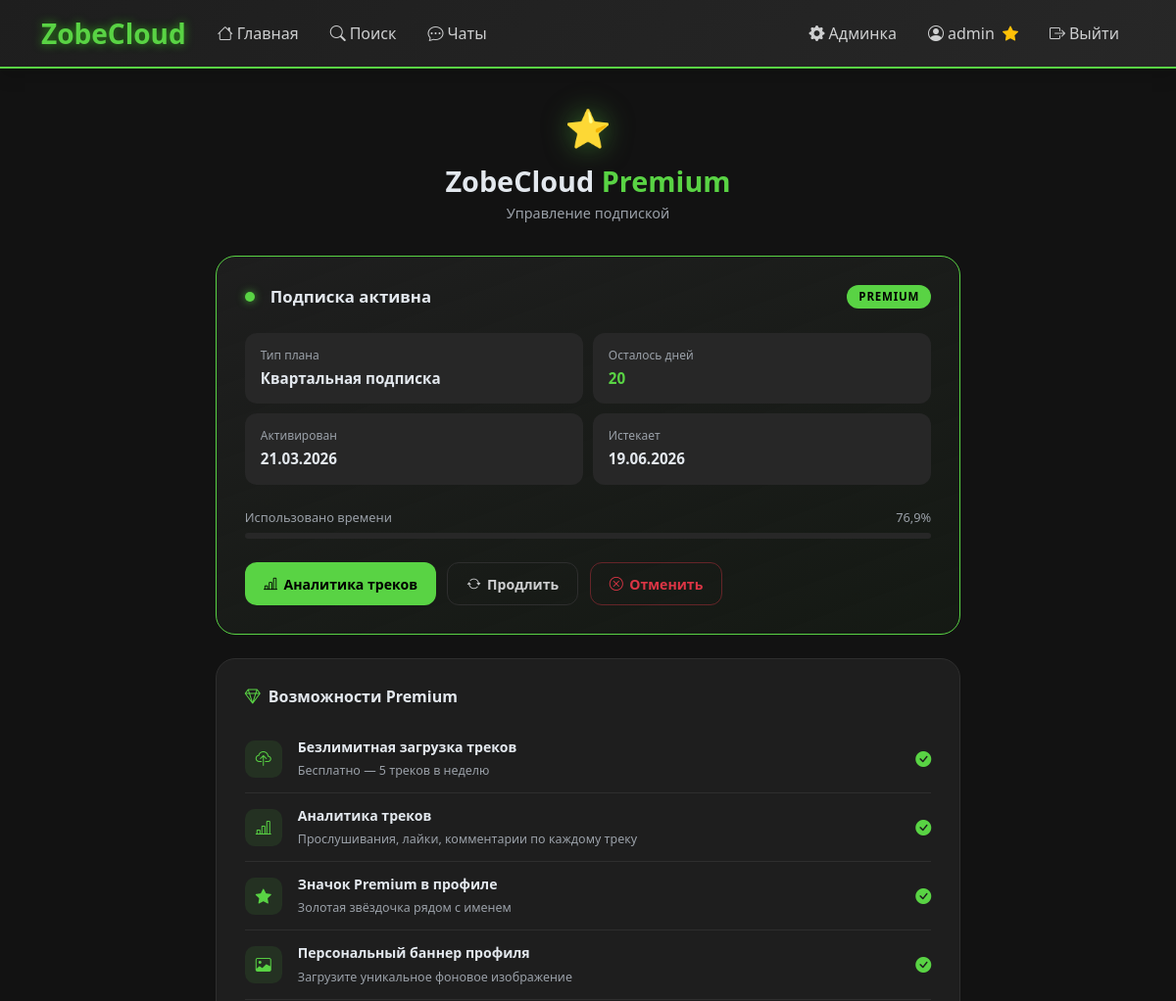
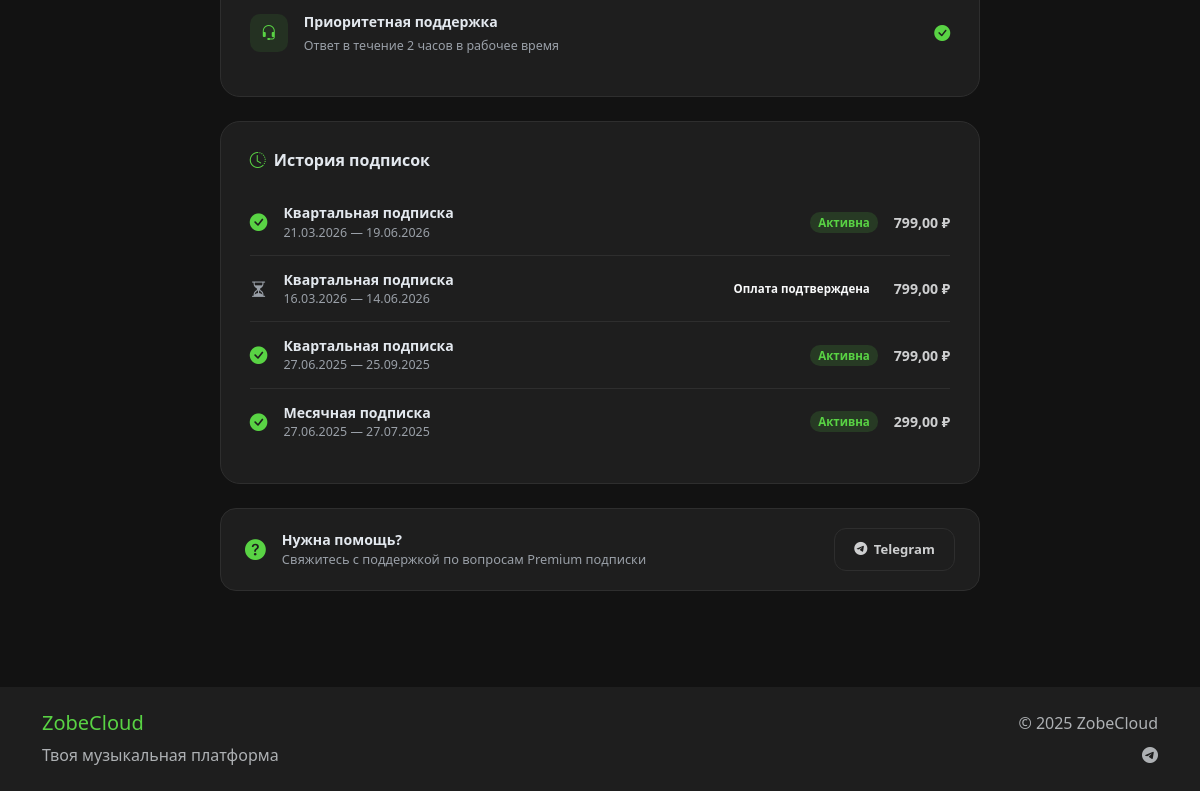
Screenshot of /premium/status/ (signed in) with the database file from the repository (2 pictures, top to bottom).
### main/models.py (models this page shows, shortened)
class PremiumSubscription(models.Model):
    PLAN_CHOICES = [
        ('monthly', 'Месячная подписка'),
        ('quarterly', 'Квартальная подписка'),
        ('yearly', 'Годовая подписка'),
    ]
    STATUS_CHOICES = [
        ('pending_payment', 'Ожидает оплаты'),
        ('payment_sent', 'Отправлен в Telegram'),
        ('payment_confirmed', 'Оплата подтверждена'),
        ('active', 'Активна'),
        ('expired', 'Истекла'),
        ('cancelled', 'Отменена'),
    ]
    user = models.ForeignKey(User, on_delete=models.CASCADE, related_name='premium_subscriptions')
    plan_type = models.CharField(max_length=20, choices=PLAN_CHOICES, verbose_name="Тип плана")
    status = models.CharField(max_length=20, choices=STATUS_CHOICES, default='pending_payment', verbose_name="Статус")
    price = models.DecimalField(max_digits=10, decimal_places=2, verbose_name="Цена")
    created_at = models.DateTimeField(auto_now_add=True, verbose_name="Дата создания")
    activated_at = models.DateTimeField(null=True, blank=True, verbose_name="Дата активации")
    expires_at = models.DateTimeField(verbose_name="Дата окончания")
    cancelled_at = models.DateTimeField(null=True, blank=True, verbose_name="Дата отмены")
    telegram_username = models.CharField(max_length=100, blank=True, verbose_name="Telegram username")
    telegram_payment_sent_at = models.DateTimeField(null=True, blank=True, verbose_name="Отправлено в Telegram")
    telegram_message = models.TextField(blank=True, verbose_name="Сообщение для админа")
    admin_confirmed = models.BooleanField(default=False, verbose_name="Пользователь оплатил!")
    admin_notes = models.TextField(blank=True, verbose_name="Заметки администратора")
    confirmed_by = models.ForeignKey(User, on_delete=models.SET_NULL, null=True, blank=True, related_name='confirmed_payments', verbose_name="Подтверждено администратором")
    confirmed_at = models.DateTimeField(null=True, blank=True, verbose_name="Дата подтверждения")
    auto_renewal = models.BooleanField(default=False, verbose_name="Автопродление")
    is_active = models.BooleanField(default=False, verbose_name="Активна")
    class Meta:
        verbose_name = "Премиум подписка"
        verbose_name_plural = "Премиум подписки"
        ordering = ['-created_at']
    @property
    def days_left(self):
        if self.is_active and self.expires_at:
            delta = self.expires_at - timezone.now()
            return max(0, delta.days)
        return 0

### main/views.py (the view)
# urls.py: path('premium/status/', views.premium_status, name='premium_status'),
@login_required(login_url='/login/')
def premium_status(request):
    user = request.user
    current_subscription = user.premium_subscriptions.filter(
        is_active=True,
        admin_confirmed=True,
        expires_at__gt=timezone.now()
    ).first()
    subscription_history = user.premium_subscriptions.all().order_by('-created_at')
    progress_percentage = 0
    if current_subscription and current_subscription.activated_at:
        total_duration = current_subscription.expires_at - current_subscription.activated_at
        elapsed_duration = timezone.now() - current_subscription.activated_at
        if total_duration.total_seconds() > 0:
            progress_percentage = min(100, max(0, (elapsed_duration.total_seconds() / total_duration.total_seconds()) * 100))
    context = {
        'current_subscription': current_subscription,
        'subscription_history': subscription_history,
        'progress_percentage': round(progress_percentage, 1),
        'user': user,
    }
    return render(request, 'main/premium_status.html', context)

### main/models.py (called while the page is built)
    @property
    def is_premium(self):
        try:
            subscription = self.user.premium_subscriptions.filter(
                admin_confirmed=True,
                is_active=True,
                expires_at__gt=timezone.now()
            ).first()
            return subscription is not None
        except:
            return False

### templates/main/premium_status.html (shortened to what this page needs)
{% extends "main/base.html" %}
{% load static %}
{% block content %}
<div class="container">
  <div class="ps-wrap">
    <div class="ps-header">
      <span class="ps-crown">&#11088;</span>
      <h1>ZobeCloud <span>Premium</span></h1>
      <p>Управление подпиской</p>
    </div>
    {% if user.profile.is_premium %}
    <div class="ps-card active">
      <div class="ps-status-row">
        <div class="ps-dot on"></div>
        <div class="ps-status-label">Подписка активна</div>
        <div class="ps-badge">PREMIUM</div>
      </div>
      <div class="ps-details">
        <div class="ps-detail">
          <div class="ps-detail-lbl">Тип плана</div>
          <div class="ps-detail-val">{{ current_subscription.get_plan_type_display }}</div>
        </div>
        <div class="ps-detail">
          <div class="ps-detail-lbl">Осталось дней</div>
          <div class="ps-detail-val green">{{ current_subscription.days_left }}</div>
        </div>
        <div class="ps-detail">
          <div class="ps-detail-lbl">Активирован</div>
          <div class="ps-detail-val">{{ current_subscription.activated_at|date:"d.m.Y" }}</div>
        </div>
        <div class="ps-detail">
          <div class="ps-detail-lbl">Истекает</div>
          <div class="ps-detail-val">{{ current_subscription.expires_at|date:"d.m.Y" }}</div>
        </div>
      </div>
      <div class="ps-progress-wrap">
        <div class="ps-progress-info">
          <span>Использовано времени</span>
          <span>{{ progress_percentage }}%</span>
        </div>
        <div class="ps-progress-track">
        </div>
      </div>
      <div class="ps-actions">
        <a href="{% url 'premium_analytics' %}" class="ps-btn ps-btn-primary">
          <i class="bi bi-bar-chart-line"></i> Аналитика треков
        </a>
        <a href="{% url 'premium_ord' %}" class="ps-btn ps-btn-outline">
          <i class="bi bi-arrow-repeat"></i> Продлить
        </a>
        <button class="ps-btn ps-btn-danger" onclick="showCancelModal()">
          <i class="bi bi-x-circle"></i> Отменить
        </button>
      </div>
    </div>
    {% endif %}
    <div class="ps-benefits">
      <h2><i class="bi bi-gem" style="color:var(--accent-green);"></i>Возможности Premium</h2>
      {% with is_p=user.profile.is_premium %}
      <div class="ps-benefit">
        <div class="ps-benefit-icon"><i class="bi bi-cloud-upload"></i></div>
        <div class="ps-benefit-text">
          <strong>Безлимитная загрузка треков</strong>
          <span>Бесплатно — 5 треков в неделю</span>
        </div>
        <div class="ps-benefit-check">
          {% if is_p %}<i class="bi bi-check-circle-fill" style="color:var(--accent-green);"></i>
          {% else %}<i class="bi bi-lock-fill" style="color:var(--text-muted);"></i>{% endif %}
        </div>
      </div>
      <div class="ps-benefit">
        <div class="ps-benefit-icon"><i class="bi bi-bar-chart-line"></i></div>
        <div class="ps-benefit-text">
          <strong>Аналитика треков</strong>
          <span>Прослушивания, лайки, комментарии по каждому треку</span>
        </div>
        <div class="ps-benefit-check">
          {% if is_p %}<i class="bi bi-check-circle-fill" style="color:var(--accent-green);"></i>
          {% else %}<i class="bi bi-lock-fill" style="color:var(--text-muted);"></i>{% endif %}
        </div>
      </div>
      <div class="ps-benefit">
        <div class="ps-benefit-icon"><i class="bi bi-star-fill"></i></div>
        <div class="ps-benefit-text">
          <strong>Значок Premium в профиле</strong>
          <span>Золотая звёздочка рядом с именем</span>
        </div>
        <div class="ps-benefit-check">
          {% if is_p %}<i class="bi bi-check-circle-fill" style="color:var(--accent-green);"></i>
          {% else %}<i class="bi bi-lock-fill" style="color:var(--text-muted);"></i>{% endif %}
        </div>
      </div>
      <div class="ps-benefit">
        <div class="ps-benefit-icon"><i class="bi bi-image"></i></div>
        <div class="ps-benefit-text">
          <strong>Персональный баннер профиля</strong>
          <span>Загрузите уникальное фоновое изображение</span>
        </div>
        <div class="ps-benefit-check">
          {% if is_p %}<i class="bi bi-check-circle-fill" style="color:var(--accent-green);"></i>
          {% else %}<i class="bi bi-lock-fill" style="color:var(--text-muted);"></i>{% endif %}
        </div>
      </div>
      <div class="ps-benefit">
        <div class="ps-benefit-icon"><i class="bi bi-headset"></i></div>
        <div class="ps-benefit-text">
          <strong>Приоритетная поддержка</strong>
          <span>Ответ в течение 2 часов в рабочее время</span>
        </div>
        <div class="ps-benefit-check">
          {% if is_p %}<i class="bi bi-check-circle-fill" style="color:var(--accent-green);"></i>
          {% else %}<i class="bi bi-lock-fill" style="color:var(--text-muted);"></i>{% endif %}
        </div>
      </div>
      {% endwith %}
    </div>
    {% if subscription_history %}
    <div class="ps-history">
      <h2><i class="bi bi-clock-history" style="color:var(--accent-green);"></i>История подписок</h2>
      {% for sub in subscription_history %}
      <div class="ps-hist-item">
        <div class="ps-hist-icon">
          {% if sub.is_active %}<i class="bi bi-check-circle-fill" style="color:var(--accent-green);"></i>
          {% elif sub.status == 'expired' %}<i class="bi bi-clock-fill" style="color:#f8b539;"></i>
          {% elif sub.status == 'cancelled' %}<i class="bi bi-x-circle-fill" style="color:#dc3545;"></i>
          {% else %}<i class="bi bi-hourglass-split" style="color:var(--text-muted);"></i>{% endif %}
        </div>
        <div class="ps-hist-main">
          <div class="ps-hist-name">{{ sub.get_plan_type_display }}</div>
          <div class="ps-hist-dates">{{ sub.created_at|date:"d.m.Y" }} — {{ sub.expires_at|date:"d.m.Y" }}</div>
        </div>
        <span class="ps-hist-status {{ sub.status }}">{{ sub.get_status_display }}</span>
        <div class="ps-hist-price">{{ sub.price }} ₽</div>
      </div>
      {% endfor %}
    </div>
    {% endif %}
    <div style="background:var(--bg-secondary);border:1px solid var(--border-color);border-radius:16px;padding:1.2rem 1.5rem;display:flex;align-items:center;gap:1rem;flex-wrap:wrap;">
      <i class="bi bi-question-circle-fill" style="color:var(--accent-green);font-size:1.3rem;"></i>
      <div style="flex:1;">
        <div style="font-size:.88rem;font-weight:600;color:var(--text-primary);">Нужна помощь?</div>
        <div style="font-size:.8rem;color:var(--text-muted);">Свяжитесь с поддержкой по вопросам Premium подписки</div>
      </div>
      <a href="https://t.me/zobeclub_admin" target="_blank" class="ps-btn ps-btn-outline" style="font-size:.82rem;">
        <i class="bi bi-telegram"></i> Telegram
      </a>
    </div>
  </div>
</div>
{% endblock %}

### templates/main/base.html (shortened to what this page needs)
<!DOCTYPE html>
{% load static %}
<html lang="ru" data-bs-theme="dark">
<head>
  <link href="https://cdn.jsdelivr.net/npm/bootstrap@5.3.3/dist/css/bootstrap.min.css" rel="stylesheet">
  <link rel="stylesheet" href="https://cdn.jsdelivr.net/npm/bootstrap-icons@1.11.0/font/bootstrap-icons.css">
  <link rel="stylesheet" href="{% static 'css/style.css' %}">
</head>
<body class="bg-dark text-light">
  <header class="navbar navbar-expand-lg navbar-dark bg-primary sticky-top shadow">
    <div class="container">
      <a class="navbar-brand fw-bold fs-3" href="{% url 'home' %}">ZobeCloud</a>
      <div class="collapse navbar-collapse" id="navbarNav">
        <ul class="navbar-nav me-auto">
          <li class="nav-item">
            <a class="nav-link" href="{% url 'home' %}"><i class="bi bi-house me-1"></i>Главная</a>
          </li>
          <li class="nav-item">
            <a class="nav-link" href="{% url 'search' %}"><i class="bi bi-search me-1"></i>Поиск</a>
          </li>
          {% if user.is_authenticated %}
            <li class="nav-item">
              <a class="nav-link position-relative" href="{% url 'chat_list' %}" id="chatNavLink">
                <i class="bi bi-chat-dots me-1"></i>Чаты
              </a>
            </li>
          {% endif %}
        </ul>
        <ul class="navbar-nav">
          {% if user.is_authenticated %}
            {% if user.is_staff or user.is_superuser %}
              <li class="nav-item">
                <a class="nav-link text-warning" href="/admin/" target="_blank" title="Панель администратора">
                  <i class="bi bi-gear-fill me-1"></i>Админка
                </a>
              </li>
            {% endif %}
            <li class="nav-item">
              <a class="nav-link" href="{% url 'profile' %}">
                <i class="bi bi-person-circle me-1"></i>{{ user.username }}
                {% if user.profile.is_premium %}
                  <i class="bi bi-star-fill text-warning ms-1" title="Премиум"></i>
                {% endif %}
              </a>
            </li>
            <li class="nav-item">
              <a class="nav-link text-danger" href="{% url 'logout' %}">
                <i class="bi bi-box-arrow-right me-1"></i>Выйти
              </a>
            </li>
          {% endif %}
        </ul>
      </div>
    </div>
  </header>
  <div id="page-wrap">
    <main id="page-main">
      {% block content %}{% endblock %}
    </main>
    <footer class="bg-secondary text-center py-4 mt-5">
      <div class="container">
        <div class="row">
          <div class="col-md-6 text-md-start">
            <h5 class="text-success">ZobeCloud</h5>
            <p class="text-muted mb-0">Твоя музыкальная платформа</p>
          </div>
          <div class="col-md-6 text-md-end">
            <p class="text-muted mb-0">© 2025 ZobeCloud</p>
            <div class="mt-2"><a href="#" class="text-muted"><i class="bi bi-telegram"></i></a></div>
          </div>
        </div>
      </div>
    </footer>
  </div>
</body>
</html>

### static/css/style.css (style rules this page uses)
:root { --bg-primary: #121212; --bg-secondary: #1e1e1e; --bg-tertiary: #272727; --bg-quaternary: #2e2e2e; --bg-dark: #121212; --card-bg: #1e1e1e; --text-primary: #e3e8ee; --text-secondary: #cecfd0; --text-muted: #9aa0a8; --accent-green: #59d344; --accent-green-hover: #29c20e; --accent-green-light: #4cd131; --accent-green-dark: #28990e; --accent-color: #59d344; --accent-hover: #29c20e; --accent-secondary: #1d6b0f; --success-color: var(--accent-green); --danger-color: #f35f6b; --warning-color: #f8b539; --info-color: #899bfd; --border-color: #2e2e2e; --border-hover: var(--accent-green); --border-radius: 12px; --shadow-light: 0 2px 8px rgba(0, 0, 0, 0.3); --shadow-medium: 0 4px 16px rgba(0, 0, 0, 0.4); --shadow-heavy: 0 8px 32px rgba(0, 0, 0, 0.6); --shadow-green: 0 0 20px rgba(89, 211, 68, 0.35); --shadow: 0 4px 16px rgba(0, 0, 0, 0.4); }
* { box-sizing: border-box; }
html { height: 100%; }
body { background: linear-gradient(135deg, var(--bg-primary) 0%, var(--bg-secondary) 100%); color: var(--text-primary); font-family: 'Segoe UI', Tahoma, Geneva, Verdana, sans-serif; min-height: 100vh; display: flex; flex-direction: column; }
.bg-primary { background: linear-gradient(135deg, var(--bg-secondary), var(--bg-tertiary)) !important; border-bottom: 2px solid var(--accent-green); }
.bg-dark { background: var(--bg-primary) !important; }
.bg-secondary { background: var(--bg-secondary) !important; }
.text-success { color: var(--accent-green) !important; }
.navbar-brand { color: var(--accent-green) !important; text-shadow: 0 0 10px rgba(57, 255, 20, 0.5); }
.nav-link { color: var(--text-secondary) !important; transition: all 0.3s ease; border-radius: 6px; margin: 0 4px; padding: 8px 12px !important; }
#page-wrap { min-height: 100vh; }
a, button, .btn, .nav-link, .track-card, .artist-card, .playlist-card { transition-property: background-color, border-color, color, opacity, transform, box-shadow; transition-duration: 0.3s; transition-timing-function: ease; }

### rows the page displays
PremiumSubscription: plan_type "Квартальная подписка", days_left "20", activated_at "21.03.2026", expires_at "19.06.2026", created_at "21.03.2026", status "Активна", price "799,00"
PremiumSubscription: is_active False (drawn), plan_type "Квартальная подписка", created_at "16.03.2026", expires_at "14.06.2026", status "Оплата подтверждена", price "799,00"
PremiumSubscription: is_active True (drawn), plan_type "Квартальная подписка", created_at "27.06.2025", expires_at "25.09.2025", status "Активна", price "799,00"
PremiumSubscription: is_active True (drawn), plan_type "Месячная подписка", created_at "27.06.2025", expires_at "27.07.2025", status "Активна", price "299,00"

### other values shown
{{ user.username }} "admin"
{{ progress_percentage }} "76,9"
